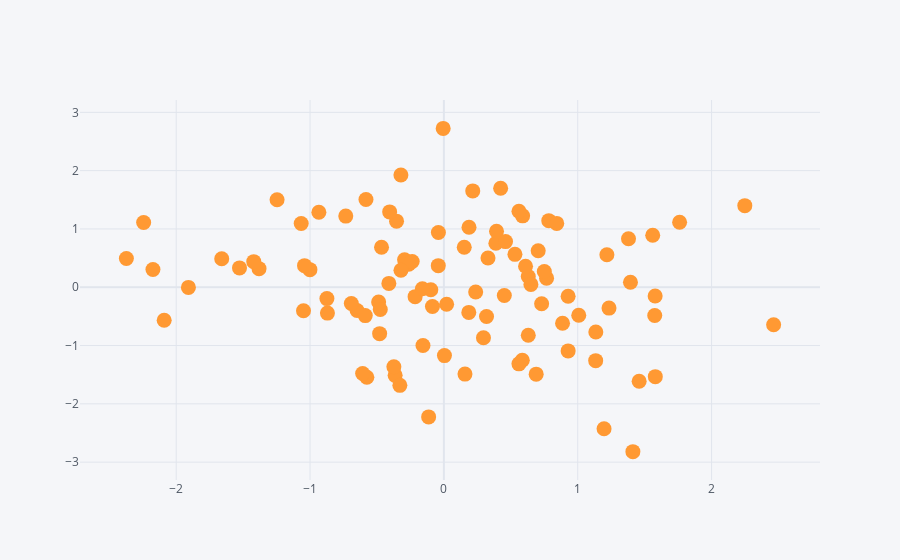

Notebook source saved alongside this figure:
### Markdown cell above
# Scatter Plot

### Code cell
df.iplot(kind="scatter",x="A",y="B",mode="markers",size=15)
